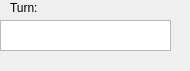
<?xml version="1.0" encoding="UTF-8"?>
<ui version="4.0">
 <class>GameTurnDialog</class>
 <widget class="QWidget" name="GameTurnDialog">
  <property name="geometry">
   <rect>
    <x>0</x>
    <y>0</y>
    <width>190</width>
    <height>71</height>
   </rect>
  </property>
  <property name="minimumSize">
   <size>
    <width>190</width>
    <height>0</height>
   </size>
  </property>
  <property name="windowTitle">
   <string>GameTurnDialog</string>
  </property>
  <widget class="QPlainTextEdit" name="turnInfoEdit">
   <property name="geometry">
    <rect>
     <x>0</x>
     <y>20</y>
     <width>171</width>
     <height>31</height>
    </rect>
   </property>
  </widget>
  <widget class="QLabel" name="Turn">
   <property name="geometry">
    <rect>
     <x>10</x>
     <y>0</y>
     <width>53</width>
     <height>16</height>
    </rect>
   </property>
   <property name="text">
    <string>Turn:</string>
   </property>
  </widget>
 </widget>
 <layoutdefault spacing="6" margin="11"/>
 <resources/>
 <connections/>
</ui>
